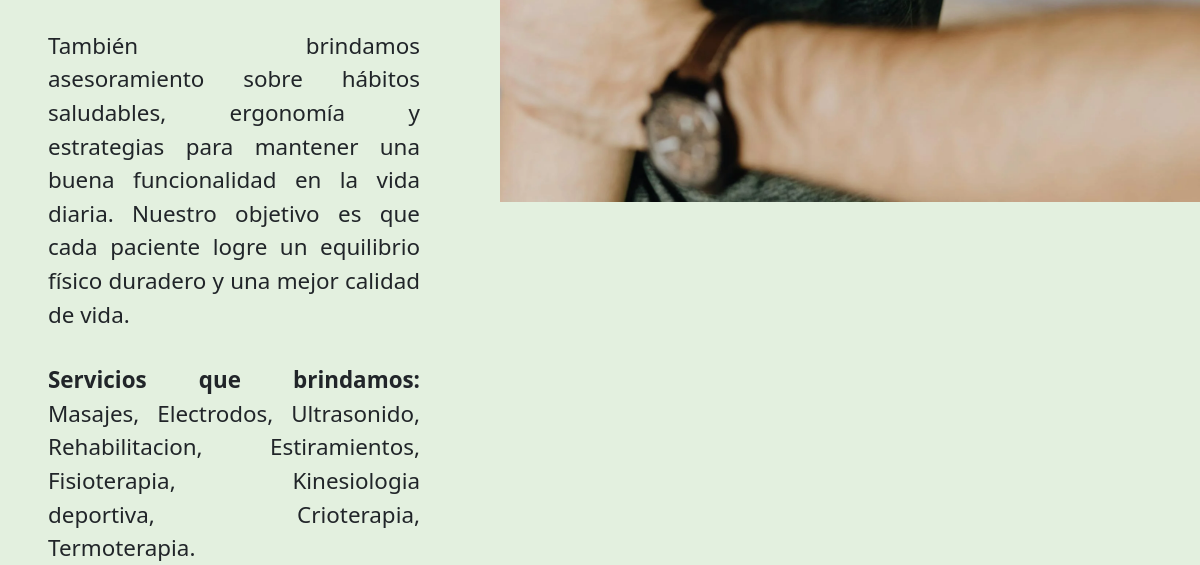
/paginas/index.php (lower part), run on an earlier commit of the app's database.
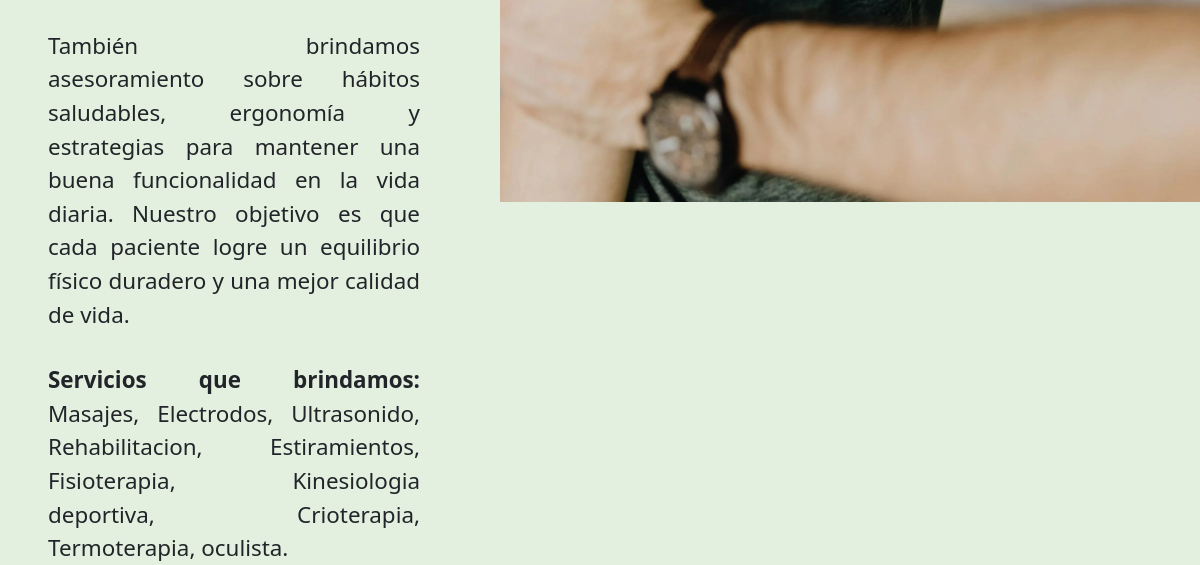
And on a later commit of the database.
### tables this page shows
CREATE TABLE `tratamientos` (
  `id_tratamientos` int(11) NOT NULL,
  `nombre` varchar(45) NOT NULL
);

### admin/abml/lectura.php (called while the page is built, shortened)
<?php
    $lecturaTratamientos = "SELECT * FROM `tratamientos`";
?>

### paginas/index.php (the view, shortened to what this page needs)
<?php
    include_once("../componentes/header.php");
?>
<main id="main-index">
    <section class="section-index">
        <article class="article-bienvenida">
            <p>
                También brindamos asesoramiento sobre hábitos saludables, ergonomía y estrategias para mantener una buena funcionalidad en la vida diaria. Nuestro objetivo es que cada paciente logre un equilibrio físico duradero y una mejor calidad de vida.
            </p>
            <p>
                <strong>Servicios que brindamos: </strong> <?php
                    $indice = 0;
                    $resultadoTratamientos = mysqli_query($conexion, $lecturaTratamientos);
                    while($tratamiento = mysqli_fetch_array($resultadoTratamientos)) {
                        $indice++;
                        if ($indice == mysqli_num_rows($resultadoTratamientos)) {
                            echo "$tratamiento[nombre].";
                        }
                        else {
                            echo "$tratamiento[nombre], ";
                        }
                    }
                ?>
            </p>
        </article>
        <article>
            <img class="imagen-index" src="../imagenes/imagen-index.webp" alt="">
        </article>
    </section>
</main>
</body>
</html>

### componentes/header.php (shortened to what this page needs)
<!DOCTYPE html>
<html lang="en">
<head>
    <?php
        include_once("../librerias/bootstrap-css.php");
        include_once("../admin/abml/lectura.php");
    ?>
    <link rel="stylesheet" href="../css-paginas/main.css">
</head>
<body>

### librerias/bootstrap-css.php (shortened to what this page needs)
<link href="https://cdn.jsdelivr.net/npm/bootstrap@5.3.8/dist/css/bootstrap.min.css" rel="stylesheet">

### css-paginas/main.css (style rules this page uses)
* { margin: 0; padding: 0; }
.section-index { display: flex; justify-content: space-between; align-items: center; }
.article-bienvenida { display: flex; flex-direction: column; row-gap: 2rem; }
.article-bienvenida p { font-size: 1.4rem; margin: 0 5rem 0 3rem; text-align: justify; }
.imagen-index { width: 700px; }
#main-index { background-color: #e3f0df; }

What changed in the data, as far as the page shows it:
computed for tratamientos "Termoterapia": text "." → ","
added tratamientos: nombre "oculista"
